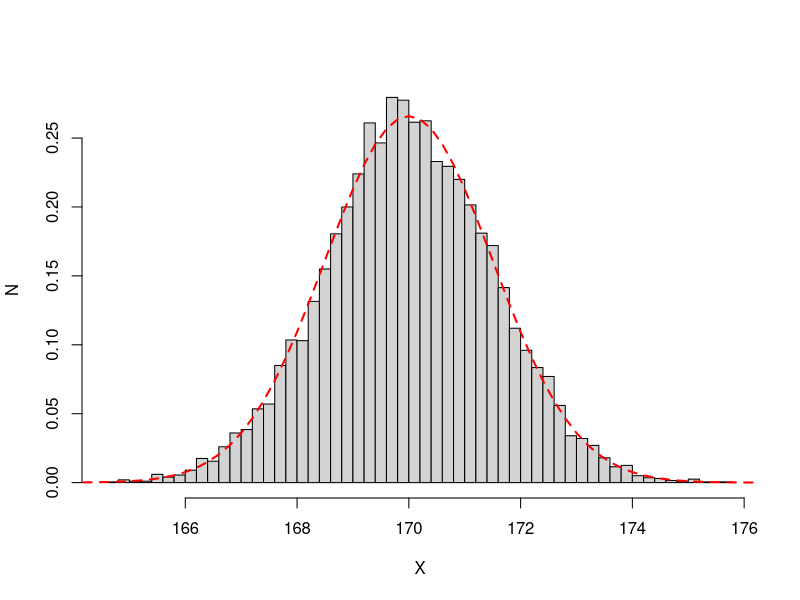

Write the R code that produced this figure.
## 통계적 추정
# 통계학 배우는 이유? 
# 통계학에서 실제 전체 집단에 대한 특성을 알고 싶을 떄 현실적으로 가능할까? 
# 실제로 전체 집단에 대한 자료를 구하는 것은 쉽지 않은 일이란 점이다(돈 & 시간) 
# 집단 전체가 아닌 일부 표본을 통해서 집단을 통해서 전체에 대해서 추론하는 것 
## Ex) 여론조사(선거철) 
# 이런 이유로 우리는 올바른 통계적 추론 방법을 사용하는 것이 매우 중요합니다.

## 통계적 추정의 종류 
# 통계학에서 모집단(Population)과 표본(Sample)을 구분한다 
# 모집단은 우리가 여러번 언급한 관심을 가진 전체집단이고 표본이란 random sample을 말함 
# 표본의 모집단의 일부를 의미합니다. 여기서 표본이란 임의표본은 모집단의 모든 구성원에게 표본에 포함될 기회를 똑같이 주고 추출한 표본, 그리고 
# 특정단위가 선택될 확률은 다른 단위가 선택될 확률과 독립적이다. 
# "독립적이면서도 동일하게 분포된 (Independent and Identically Distributed)"라고 표현 => IID 
# 모집단에서 표본을 얻으면 그것을 바탕으로 모집단에 대해서 추정하는데,
# 통계적 추론으로 1)점추정(point estimation)과 2)구간추정(interval estimation)이 있다. 

## 점추정 
# 점추정은 관심을 갖고 있는 숫자, 이를테면 모집단의 평균, 비율 등과 같이 하나의 숫자로 "찍는" 것을 말한다. 
# 모집단의 평균과 비율은 모평균, 모비율로 말하는 방식으로 모집단의 수치를 표시한다. 
# 같은 방식으로 표본집단의 평균도 표본평균, 표본비율이라고 부릅니다.
# 모집단의 특정값을 알기 위해서는 표본에서 같은 특정 값을 사용하여 추정하는 것이 맞다. 
# 그래서 표본집단의 특정값 예로 평균을 점추정하여 모집단의 평균을 구하는 것이다. 
# 예시) "한국의 20대 여성"이라는 모집단의 키평균을 추정, 100의 표본을 추출하여 
# 키의 표준평균을 계산한다음 그것을 모평균의 추정치로 사용하는 방식.
# 같은 방식으로 모비율에 대한 측정, 표준편차에 대한 추정도 가능하다. 

## 표집오차(Sample Error), 표준오차(Standard Error)
# 모집단에서 임의표본을 추출한다는 것은 각각의 단위에 뽑힐 기회가 무작위적으로 주어진다는 것을 뜻한다. 
# 이는 추출할 때마다 표본이 달라지고 표본의 평균이나 표본비율도 달라질 수 있다. 
# 이런현상을 통계학에서는 "표집오차(sampling error)" 라고 합니다. 
# 이 표집오차로 인해 표본의 평균, 비율은 일치하지 않을 경우가 대부분인 것을 알 수 있다.
# 하지만 일치하지 않는 정돈는 어떤 범위내로 정해져있을 것이다. 이 정도를 표준오차(Standard Error)라고 함. 
# 이 표준오차가 작은 추정방식일 수록 좋은 추정방식이 된다.  
# 표준오차를 알고 있다면 구간추정을 할 수 있습니다. 

## 구간추정 
# 위에서 말한 표준오차를 알고 있다면 구간추정을 할 수 있습니다. 
# 점추정의 하나의 숫자를 찍는 것과 달리 구간추정은 모수치가 대략 어디에서 어디 사이에 있을 것이라고 예상하게 해줌. 
# Ex)선거에서 특정 후보의 지지율을 단순히 40%라고 하지 않고, 38.5~41.5% 사이에 있다고 하는 경우를 구간추정이라고 볼 수 있다. 
# 점추정과 다른점은 하나의 숫자만 전달하는게 아닌 '불확실성'의 정보를 같이 추정하는 것 
# 여기서 "신뢰구간" 또는 "신뢰도"라는 말을 했다면 보통 구간추정을 했다는 의미 

## 모평균의 추정 
# 표본평균은 모평균에 대해서 즐겨 사용한 점추정치로 여러가지 좋은 성질을 가지고 있다. 
# 1) Unbiased
# 모집단에서 추출을 계속하면서 표본평균을 계산한다면 그 기댓값은 모평균에 일치합니다 
# Ex) 앞에서 이야기 한 "20대 한국여성"이라는 모집단의 키의 평균을 구하는 것을 생각해보자  
# 이미 키의 평균은 정해져 있을 것이지만 우리는 정확히 알지 못한다면, 모집단에서 임의의 100명씩 표본을 추출하여 평균을 계산하는 것을 반복합니다. 
# 그리고, 표본을 추출한 100명은 평균을 계산한 다음에 다시 모집단으로 돌려보낸다. 즉 복원추출을 한다는 의미.
# 이렇게 1000번 반복한 다음에 이 1000개의 표본평균을 얻을 수 있다. 그리고 이 값들의 평균을 구하면 이것이 평균의 평균이다.
# 불편성은 이렇게 평균을 한없이 모으면 그 값들은 평균의 모평균과 일치한다는 것을 말함  
# 불편성은 포본평균을 모평균에 대한 추정치로 사용할 때 모평균에 비해 작거나 큰 값으로 치우치는 경향이 없다는 것을 보장하는 것. 
# 이 추정치를 불편추정치라고 한다.  
# 반면 음이나 양의 방향으로 치우치지 않는 경향이 있는 추정치를 "편의 추정치"라고 한다. 

## 2) 최소분산(Minimum Variance) 
# 표본평균 말고도 모평균에 대해 불편 추정치를 만들 수 있는데, 자료를 많이 못모았다고 하더라도
# 그 중 첫번째 값만 떼어 대표값인 것처럼 간주하여 모평균에 대한 추정치로 사용할 수 있습니다. 그러면 그 기댓값이나 평균은 모평균과 같을 수 있습니다. 
# 하지만 이런 방식은 표본평균에 의해 변동성이 훨씬 크다. 
# 수학적인 증명이 있으나 여기서는 단순히 자료의 수가 적으면 정보의 양도 적다는 것을 의미함. 
# 위에 이야기한 표본평균은 모평균에 대한 불편추정치 중 변동성이 가장 작습니다. 이는 모평균과 가장 가깝다는 의미이고, 
# 이것을 "최소 분산"의 의미가 됩니다. 
# 여기서 분산은 변동성을 측정하는 단위의 하나라고 이해한다. 

## R을 이용한 표본평균 시뮬레이션  
# 불편성은 직접 시뮬레이션을 하지 않으면 이해하기 쉽지 않은 개념입니다. 
# 모집단이 특정 자료가 아니라 확률분포라고 가정합니다. 
# 확률분포는 자료가 무한히 많은 모집단처럼 간주하기도 합니다. 
# 평균이 170이고 표준편차가 15인 확률분포, N(170,15^2)를 모집단으로 생각합니다. 
# 이것은 어떤 가상집단의 키의 분포라고 생각할 수 있다. 이 모집에서 표본평균의 추출작업을 반복하여 값을 구합니다.  
# 난수 생성 시 시드 고정 
set.seed(1234) # 참고, 시드값을 아무거나 넣어도 상관없음. 대신 같은 값이면 고정된 결과 

# 표본평균 갯수
n_sim = 10000

# 각 표본의 크기 
sample_size = 100
means = c()   # 표본값을 저장할 벡터생성

           #10000번 반복 
for (i in 1:n_sim) { 
    data = rnorm(sample_size, 170, 15) #확률분포  
    means= c(means,mean(data)) #평균값을 10,000개 추출 
} 

hist(means, xlab = "X", ylab = "N", main="", prob = T, breaks= 50)
curve(dnorm(x,170,15/sqrt(sample_size)),160,180,add=T, lty=2 ,lwd=2, col= "red")

# 출력된 그래프를 확인하면 완벽하지는 않지만 표본평균의 분포는 대충 종형곡선에 가까운 것을 확인할 수 있다. 
# 이것은 앞에서 말한 표본평균의 분포는 정규분포를 따른다는 "중심극한정리"의 결과입니다.
# 시뮬레이션 횟수를 더 늘리면 곡선이 실제 자료에 점점 더 잘 들어맞게 됩니다. 
# 통계학에서는 "fit"이 좋아진다고 합니다.
# 이 분포의 표준편차는 모집단의 표준편차인 15를 표본의 크기인 100의 제곱근, 즉 10으로 나눈 것과 같다.  
# 일반적으로 표본평균의 표준편차는 모집단의 표준편차에 비해
# "표본의 크기의 제곱근의" 역배수만큼 작습니다. 즉, 여기서는 표본평균의 표준편차는 1.5가 된다(표준오차)
# 실질적으로 모 표준편차를 모르기 때문에 다른 방식으로 추정한 뒤에 그것을 대신 사용합니다.

# 이 시뮬레이션을 하기 전에 표본평균은 모평균에 대한 불편추정치라고 하였다. 
# 이것이 사실이라면 표본평균은 평균의 모평균에 가까워야 한다. 
# 위 시뮬레이션에서 표본평균의 평균을 구하면, 
mean(means) # [1] 170.0066, 모집단의 평균과 일치 

# 또한 정규분포는 매우 유용한 성질을 가지고 있다
# 평균에서 +-(2*표준편차) 영역 안에 95%가량의 자료가 포함되어 있다. 
# 여기서 표본평균의 경우에도 (2*표준오차)라고 할 수 있다. 
se = 15/sqrt(sample_size) # (표준오차) Standard Error 1.5 
means_within_2se=(means>170-2*se) & (means<170+2*se) #167~173
# 안에 맞아 떨어지게 되면 "모집단의 평균"으로 간주할 수 있다. 
sum(means_within_2se) #9514 

# Standard Error는 표준편차를 각 표본의 크기에 대한 루트값으로 나눈 것. 
# 위에서 계산한 것 같이 1.5가 나온다.  

# 두번째, 표본평균이 위에 170 +-(2 x 표준편차) 안에 포함되는지 여부를 각각 알아본 뒤  
# means_within_2se에 저장, 이때 결과는 True or False 로 저장  
# 각각의 TRUE는 1로, False는 0으로 취급되고, 이들의 합을 구하면 전체 시행 횟수에 따른 
# 얼마나 TRUE가 나왔는지를 알 수 있게 된다. 그 값은 95.14%로 95%라는 값과 대략일치 

